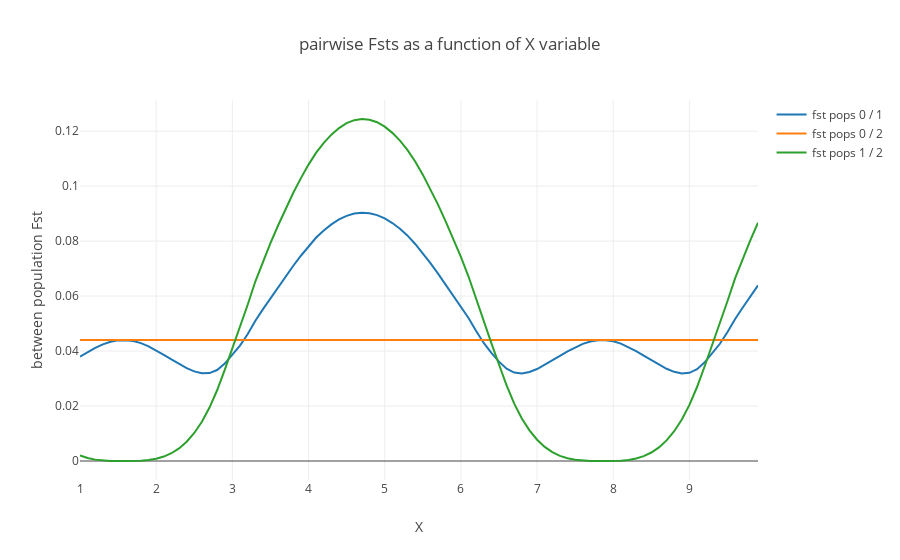

Notebook cell for this chart:
### Markdown cell above
We can see that distances in feature space aren't linearly correlated to among-population fsts. This is to be expected. However the relationship is globally positive, i'll take that as a win and procede.

### Code cell
coords= {z:[x for x in range(len(labels)) if labels[x] == z] for z in list(set(labels))}

fig_data= [go.Scatter(
x= Control[coords[i],0],
y= Control[coords[i],1],
mode= 'lines',
name= 'fst pops {} / {}'.format(i[0],i[1])
) for i in coords.keys()
]

layout = go.Layout(
    title= 'pairwise Fsts as a function of variable X',
    yaxis=dict(
        title='between population Fst'),
    xaxis=dict(
        title='X')
)

fig= go.Figure(data=fig_data, layout=layout)
iplot(fig)
